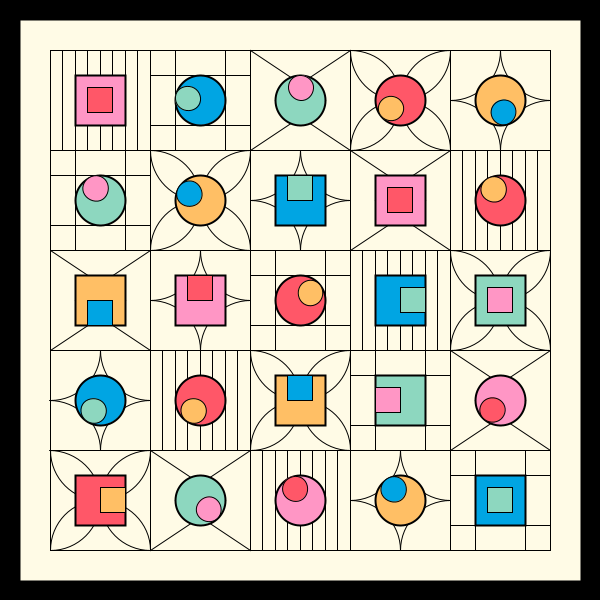
Frame 1 (no input)
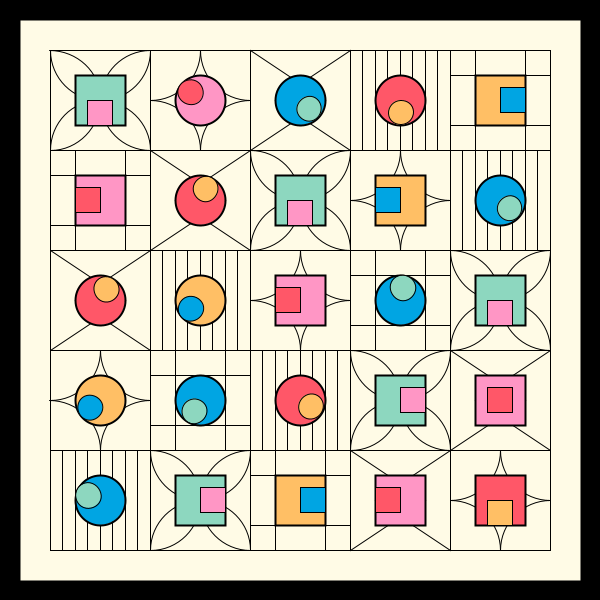
Frame 2 (the mouse pressed at the canvas centre, redrawn once)

The Processing sketch that drew these frames (run headless with seeded random() and noise(); the mouse was pressed at the canvas centre and the sketch redrawn once):

// Processing sketch: AC08_Double_Latin_Square
// ── AC08_Double_Latin_Square.pde
// By Risou
// https://risoume.github.io/

color[] colors = {#00A5E3, #8DD7BF, #FF96C5, #FF5768, #FFBF65};
//color[] colors = {#F0D8A8, #3D1C00, #86B8B1, #F2D694, #FA2A00};
//color[] colors = {#FC354C , #29221F , #13747D , #0ABFBC , #FCF7C5};

int[][] M = new int[5][5];
int[][] N = new int[5][5];
int[] A = new int[5]; // temporary for swap
int[][] X, Y; // Rule  for permutations

int n, t, prev, curr;
float s;
float mult = 0.5;

void setup() {
  size(600, 600);
  rectMode(RADIUS);
  noLoop();
  init();
}

void init() {
  n = 5;
  s = width/(n+1);
  t = int(random(3, 7)); // Number of alternating permutation
  X = new int[t][2];
  Y = new int[t][2];
  for (int i= 0; i < t; i++) {
    X[i][0] = int(random(0, 5));
    Y[i][0] = int(random(0, 5));
    do {
      X[i][1] = int(random(0, 5));
    } while (X[i][1] == X[i][0]);
    do {
      Y[i][1] = int(random(0, 5));
    } while (Y[i][1] == Y[i][0]);
  }
  for (int i = 0; i < 5; i++) {
    for (int j = 0; j < 5; j++) {
      M[i][j] = (i+j)%5;
      N[i][j] = (i+j)%5;
    }
  }
}

void draw() {
  background(#fffbe6);
  stroke(0);
  permute(M, X);
  permute(N, Y);
  for (int i = 0; i < n; i++) {
    for (int j = 0; j < n; j++) {
      strokeWeight(1);
      pattern((j+1)*s, (i+1)*s, s, N[i][j]);
      if (random(1) < 0.5) {  
        circles((j+1)*s, (i+1)*s, s*mult, M[i][j]);
      } else {
        rects((j+1)*s, (i+1)*s, s*mult/2, M[i][j]);
      }
    }
  }
  console(M, X);
  console(N, Y);
  noFill();
  stroke(0);
  strokeWeight(40);
  rect(300, 300, 300, 300);
}

void mouseReleased() {
  init();
  redraw();
}

// ── Procedure.pde

void circles(float x, float y, float size, int prev) {
  pushMatrix();
  translate(x, y);
  fill(colors[prev]);
  strokeWeight(2);
  ellipse(0, 0, size, size);
  
  float angle = random(-PI, PI); 
  rotate(angle);
  curr = int(random(colors.length));
  while (curr == prev) {
    curr = int(random(colors.length));
  }
  fill(colors[curr]);
  fill(colors[(prev+1)%5]);
  strokeWeight(1);
  ellipse(size/4, 0, size/2, size/2);
  popMatrix();
}

void rects(float x, float y, float size, int prev) {
  pushMatrix();
  translate(x, y);
  fill(colors[prev]);
  strokeWeight(2);
  rect(0, 0, size, size);
  float[][] coor = {{0, 0}, {size/2, 0}, {0, size/2}, {-size/2, 0}, {0, -size/2}};
  
  int q = int(random(coor.length));
  translate(coor[q][0], coor[q][1]);
  curr = int(random(colors.length));
  while (curr == prev) {
    curr = int(random(colors.length));
  }
  fill(colors[curr]);
  fill(colors[(prev+1)%5]);
  strokeWeight(1);
  rect(0, 0, size/2, size/2);
  popMatrix();
}

void pattern(float x, float y, float size, int k) {
  pushMatrix();
  translate(x, y);
  noFill();
  rect(0, 0, size/2, size/2);
  strokeWeight(1);
  switch(k) {
    case 0:
      arc(-size/2, 0, size, size, -PI/2, PI/2); //left
      arc(size/2, 0, size, size, PI/2, 3*PI/2); //right
      arc(0, -size/2, size, size, 0, PI); //up
      arc(0, size/2, size, size, PI, 2*PI); //bottom
      break;
    case 1:
      for (int i = 1; i < 8; i++) {
        line(-size/2+i*size/8, -size/2, -size/2+i*size/8, size/2);
      }
      break;
    case 2:
      triangle(-size/2, -size/2, -size/2, size/2, size/4, 0);
      triangle(size/2, -size/2, size/2, size/2, -size/4, 0);
      break;
    case 3:
      line(-size/2, -size/4, size/2, -size/4);
      line(-size/2, size/4, size/2, size/4);
      line(-size/4, -size/2, -size/4, size/2);
      line(size/4, -size/2, size/4, size/2);
      break;
    case 4:
      arc(-size/2, -size/2, size, size, 0, PI/2);
      arc(-size/2, size/2, size, size, -PI/2, 0);
      arc(size/2, size/2, size, size, PI, 3*PI/2);
      arc(size/2, -size/2, size, size, PI/2, PI);
      break;
  }
  popMatrix();
}

void permute(int[][] M, int[][] X) {
  int a, b;
  int sign = 1;
  for (int i = 0; i < t; i++) {
    a = X[i][0];
    b = X[i][1];
    if (sign == 1) { // permute column a and b
      for (int j = 0; j < 5; j++) {
        A[j] = M[a][j];
        M[a][j] = M[b][j];
        M[b][j] = A[j];
      }
    } else { // permute row a and b
      for (int j = 0; j < 5; j++) {
        A[j] = M[j][a];
        M[j][a] = M[j][b];
        M[j][b] = A[j];
      }
    }
    sign *= -1;
  }
}

void console(int[][] M, int[][] X) {
  for (int i = 0; i < 5; i++) {
    for (int j = 0; j < 5; j++) {
      print(M[i][j]+" ");
    }
    println();
  }
  for (int i= 0; i < t; i++) {
    print(X[i][0],"<>", X[i][1], " | ");
  }
  println();
}
